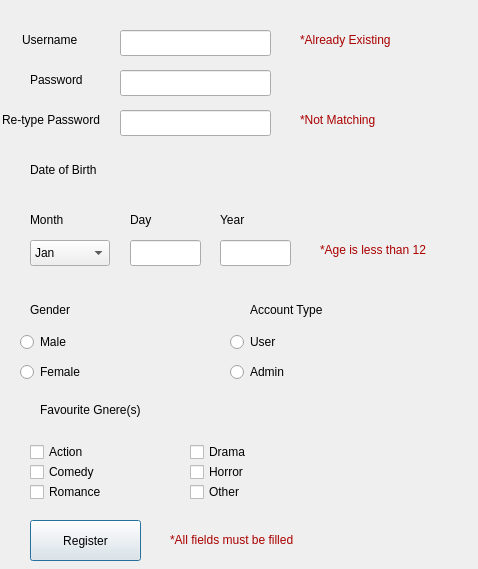
<?xml version="1.0" encoding="UTF-8"?>
<ui version="4.0">
 <class>RegisterWindow</class>
 <widget class="QDialog" name="RegisterWindow">
  <property name="geometry">
   <rect>
    <x>0</x>
    <y>0</y>
    <width>478</width>
    <height>569</height>
   </rect>
  </property>
  <property name="windowTitle">
   <string>Dialog</string>
  </property>
  <widget class="QLabel" name="label">
   <property name="geometry">
    <rect>
     <x>22</x>
     <y>30</y>
     <width>71</width>
     <height>20</height>
    </rect>
   </property>
   <property name="text">
    <string>Username</string>
   </property>
  </widget>
  <widget class="QLabel" name="label_2">
   <property name="geometry">
    <rect>
     <x>30</x>
     <y>70</y>
     <width>63</width>
     <height>20</height>
    </rect>
   </property>
   <property name="text">
    <string>Password</string>
   </property>
  </widget>
  <widget class="QLabel" name="label_3">
   <property name="geometry">
    <rect>
     <x>2</x>
     <y>110</y>
     <width>121</width>
     <height>20</height>
    </rect>
   </property>
   <property name="text">
    <string>Re-type Password</string>
   </property>
  </widget>
  <widget class="QLineEdit" name="Usernameline">
   <property name="geometry">
    <rect>
     <x>120</x>
     <y>30</y>
     <width>151</width>
     <height>26</height>
    </rect>
   </property>
  </widget>
  <widget class="QLineEdit" name="passwordline">
   <property name="geometry">
    <rect>
     <x>120</x>
     <y>70</y>
     <width>151</width>
     <height>26</height>
    </rect>
   </property>
  </widget>
  <widget class="QLineEdit" name="retypepasswordline">
   <property name="geometry">
    <rect>
     <x>120</x>
     <y>110</y>
     <width>151</width>
     <height>26</height>
    </rect>
   </property>
  </widget>
  <widget class="QLabel" name="usernameerrorlabel">
   <property name="geometry">
    <rect>
     <x>300</x>
     <y>30</y>
     <width>121</width>
     <height>20</height>
    </rect>
   </property>
   <property name="text">
    <string>&lt;html&gt;&lt;head/&gt;&lt;body&gt;&lt;p&gt;&lt;span style=&quot; color:#aa0000;&quot;&gt;*Already Existing&lt;/span&gt;&lt;/p&gt;&lt;/body&gt;&lt;/html&gt;</string>
   </property>
   <property name="scaledContents">
    <bool>false</bool>
   </property>
  </widget>
  <widget class="QLabel" name="retypepassworderrorlabel">
   <property name="geometry">
    <rect>
     <x>300</x>
     <y>110</y>
     <width>111</width>
     <height>20</height>
    </rect>
   </property>
   <property name="text">
    <string>&lt;html&gt;&lt;head/&gt;&lt;body&gt;&lt;p&gt;&lt;span style=&quot; color:#aa0000;&quot;&gt;*Not Matching&lt;/span&gt;&lt;/p&gt;&lt;/body&gt;&lt;/html&gt;</string>
   </property>
  </widget>
  <widget class="QLabel" name="label_6">
   <property name="geometry">
    <rect>
     <x>30</x>
     <y>160</y>
     <width>111</width>
     <height>20</height>
    </rect>
   </property>
   <property name="text">
    <string>Date of Birth</string>
   </property>
  </widget>
  <widget class="QLabel" name="label_7">
   <property name="geometry">
    <rect>
     <x>30</x>
     <y>210</y>
     <width>63</width>
     <height>20</height>
    </rect>
   </property>
   <property name="text">
    <string>Month</string>
   </property>
  </widget>
  <widget class="QLabel" name="label_8">
   <property name="geometry">
    <rect>
     <x>130</x>
     <y>210</y>
     <width>63</width>
     <height>20</height>
    </rect>
   </property>
   <property name="text">
    <string>Day</string>
   </property>
  </widget>
  <widget class="QLabel" name="label_9">
   <property name="geometry">
    <rect>
     <x>220</x>
     <y>210</y>
     <width>63</width>
     <height>20</height>
    </rect>
   </property>
   <property name="text">
    <string>Year</string>
   </property>
  </widget>
  <widget class="QLineEdit" name="birthdayline">
   <property name="geometry">
    <rect>
     <x>130</x>
     <y>240</y>
     <width>71</width>
     <height>26</height>
    </rect>
   </property>
  </widget>
  <widget class="QLineEdit" name="birthyearline">
   <property name="geometry">
    <rect>
     <x>220</x>
     <y>240</y>
     <width>71</width>
     <height>26</height>
    </rect>
   </property>
  </widget>
  <widget class="QComboBox" name="birthmonthcombobox">
   <property name="geometry">
    <rect>
     <x>30</x>
     <y>240</y>
     <width>80</width>
     <height>26</height>
    </rect>
   </property>
   <item>
    <property name="text">
     <string>Jan</string>
    </property>
   </item>
   <item>
    <property name="text">
     <string>Feb</string>
    </property>
   </item>
   <item>
    <property name="text">
     <string>March</string>
    </property>
   </item>
   <item>
    <property name="text">
     <string>April</string>
    </property>
   </item>
   <item>
    <property name="text">
     <string>May</string>
    </property>
   </item>
   <item>
    <property name="text">
     <string>June</string>
    </property>
   </item>
   <item>
    <property name="text">
     <string>July</string>
    </property>
   </item>
   <item>
    <property name="text">
     <string>August</string>
    </property>
   </item>
   <item>
    <property name="text">
     <string>Sept</string>
    </property>
   </item>
   <item>
    <property name="text">
     <string>October</string>
    </property>
   </item>
   <item>
    <property name="text">
     <string>Novemeber</string>
    </property>
   </item>
   <item>
    <property name="text">
     <string>Decemebr</string>
    </property>
   </item>
  </widget>
  <widget class="QLabel" name="ageerrorlabel">
   <property name="geometry">
    <rect>
     <x>320</x>
     <y>240</y>
     <width>141</width>
     <height>20</height>
    </rect>
   </property>
   <property name="text">
    <string>&lt;html&gt;&lt;head/&gt;&lt;body&gt;&lt;p&gt;&lt;span style=&quot; color:#aa0000;&quot;&gt;*Age is less than 12&lt;/span&gt;&lt;/p&gt;&lt;/body&gt;&lt;/html&gt;</string>
   </property>
  </widget>
  <widget class="QLabel" name="label_11">
   <property name="geometry">
    <rect>
     <x>30</x>
     <y>300</y>
     <width>63</width>
     <height>20</height>
    </rect>
   </property>
   <property name="text">
    <string>Gender</string>
   </property>
  </widget>
  <widget class="QLabel" name="label_12">
   <property name="geometry">
    <rect>
     <x>250</x>
     <y>300</y>
     <width>101</width>
     <height>20</height>
    </rect>
   </property>
   <property name="text">
    <string>Account Type</string>
   </property>
  </widget>
  <widget class="QRadioButton" name="maleradiobutton">
   <property name="geometry">
    <rect>
     <x>20</x>
     <y>330</y>
     <width>110</width>
     <height>24</height>
    </rect>
   </property>
   <property name="text">
    <string>Male</string>
   </property>
  </widget>
  <widget class="QRadioButton" name="femalradiobuttom">
   <property name="geometry">
    <rect>
     <x>20</x>
     <y>360</y>
     <width>110</width>
     <height>24</height>
    </rect>
   </property>
   <property name="text">
    <string>Female</string>
   </property>
  </widget>
  <widget class="QRadioButton" name="userradiobutton">
   <property name="geometry">
    <rect>
     <x>230</x>
     <y>330</y>
     <width>110</width>
     <height>24</height>
    </rect>
   </property>
   <property name="text">
    <string>User</string>
   </property>
  </widget>
  <widget class="QRadioButton" name="adminradiobutton">
   <property name="geometry">
    <rect>
     <x>230</x>
     <y>360</y>
     <width>110</width>
     <height>24</height>
    </rect>
   </property>
   <property name="text">
    <string>Admin</string>
   </property>
  </widget>
  <widget class="QLabel" name="label_13">
   <property name="geometry">
    <rect>
     <x>40</x>
     <y>400</y>
     <width>131</width>
     <height>20</height>
    </rect>
   </property>
   <property name="text">
    <string>Favourite Gnere(s)</string>
   </property>
  </widget>
  <widget class="QCheckBox" name="actioncheckbox">
   <property name="geometry">
    <rect>
     <x>30</x>
     <y>440</y>
     <width>91</width>
     <height>24</height>
    </rect>
   </property>
   <property name="text">
    <string>Action</string>
   </property>
  </widget>
  <widget class="QCheckBox" name="comdedycheckbox">
   <property name="geometry">
    <rect>
     <x>30</x>
     <y>460</y>
     <width>91</width>
     <height>24</height>
    </rect>
   </property>
   <property name="text">
    <string>Comedy</string>
   </property>
  </widget>
  <widget class="QCheckBox" name="romancecheckbox">
   <property name="geometry">
    <rect>
     <x>30</x>
     <y>480</y>
     <width>91</width>
     <height>24</height>
    </rect>
   </property>
   <property name="text">
    <string>Romance</string>
   </property>
  </widget>
  <widget class="QCheckBox" name="dramacheckbox">
   <property name="geometry">
    <rect>
     <x>190</x>
     <y>440</y>
     <width>91</width>
     <height>24</height>
    </rect>
   </property>
   <property name="text">
    <string>Drama</string>
   </property>
  </widget>
  <widget class="QCheckBox" name="horrorcheckbox">
   <property name="geometry">
    <rect>
     <x>190</x>
     <y>460</y>
     <width>91</width>
     <height>24</height>
    </rect>
   </property>
   <property name="text">
    <string>Horror</string>
   </property>
  </widget>
  <widget class="QCheckBox" name="othercheckbox">
   <property name="geometry">
    <rect>
     <x>190</x>
     <y>480</y>
     <width>91</width>
     <height>24</height>
    </rect>
   </property>
   <property name="text">
    <string>Other</string>
   </property>
  </widget>
  <widget class="QPushButton" name="registerbutton">
   <property name="geometry">
    <rect>
     <x>30</x>
     <y>520</y>
     <width>111</width>
     <height>41</height>
    </rect>
   </property>
   <property name="text">
    <string>Register</string>
   </property>
  </widget>
  <widget class="QLabel" name="registererrorlabel">
   <property name="geometry">
    <rect>
     <x>170</x>
     <y>530</y>
     <width>171</width>
     <height>20</height>
    </rect>
   </property>
   <property name="text">
    <string>&lt;html&gt;&lt;head/&gt;&lt;body&gt;&lt;p&gt;&lt;span style=&quot; color:#aa0000;&quot;&gt;*All fields must be filled&lt;/span&gt;&lt;/p&gt;&lt;/body&gt;&lt;/html&gt;</string>
   </property>
  </widget>
 </widget>
 <resources/>
 <connections/>
</ui>
